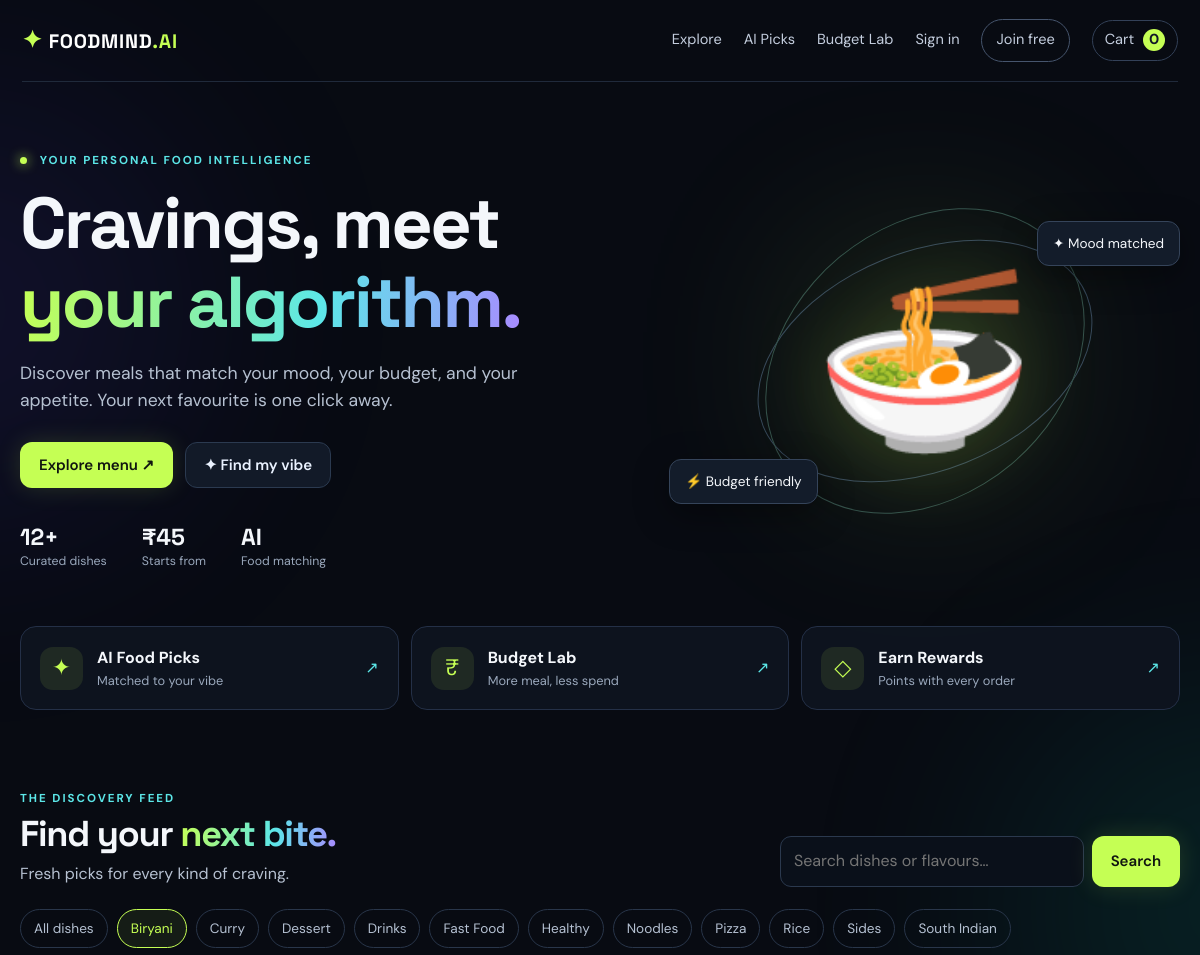
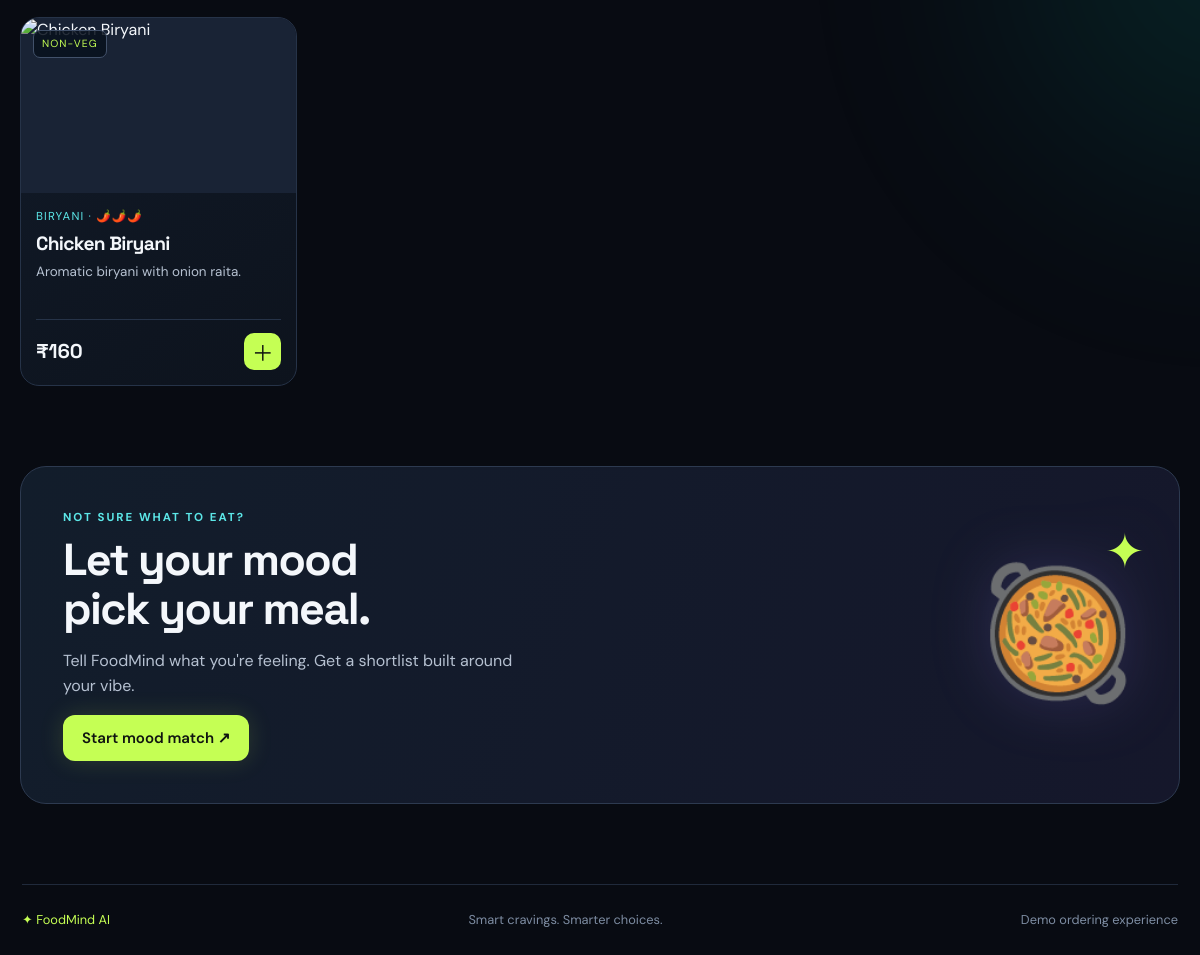
/?category=Biryani&q=, run on the app's committed database (2 pictures, top to bottom).
### tables this page shows
CREATE TABLE foods (
          id INTEGER PRIMARY KEY AUTOINCREMENT, name TEXT NOT NULL,
          description TEXT NOT NULL DEFAULT '', price REAL NOT NULL CHECK(price>=0),
          category TEXT NOT NULL DEFAULT 'Main Course', image_url TEXT NOT NULL DEFAULT '',
          available INTEGER NOT NULL DEFAULT 1, tags TEXT NOT NULL DEFAULT '',
          is_veg INTEGER NOT NULL DEFAULT 1, spice_level INTEGER NOT NULL DEFAULT 1
        );

### app.py (the view)
@app.route("/")
def index():
    q=request.args.get("q","").strip()
    category=request.args.get("category","").strip()
    with get_db() as db:
        cats=[r["category"] for r in db.execute("SELECT DISTINCT category FROM foods WHERE available=1 ORDER BY category")]
        sql="SELECT * FROM foods WHERE available=1"; args=[]
        if q:
            sql+=" AND (name LIKE ? OR description LIKE ? OR tags LIKE ?)"; args += [f"%{q}%"]*3
        if category:
            sql+=" AND category=?"; args.append(category)
        foods=db.execute(sql+" ORDER BY id DESC",args).fetchall()
        recommended=db.execute("SELECT * FROM foods WHERE available=1 ORDER BY RANDOM() LIMIT 4").fetchall()
    return render_template("index.html",foods=foods,categories=cats,search=q,selected_category=category,recommended=recommended)

### app.py (called while the page is built)
def get_db():
    conn = sqlite3.connect(DB_PATH, timeout=20)
    conn.row_factory = sqlite3.Row
    conn.execute("PRAGMA foreign_keys=ON")
    return conn

@app.context_processor
def globals_for_templates():
    cart = session.get("cart", {})
    return {"cart_count":sum(int(v) for v in cart.values()), "current_user":session.get("user_name")}

### templates/index.html
{% extends "base.html" %}{% block title %}FoodMind AI — Discover your next craving{% endblock %}{% block content %}
<section class="hero"><div class="hero-copy"><div class="eyebrow"><span class="pulse"></span> YOUR PERSONAL FOOD INTELLIGENCE</div><h1>Cravings, meet<br><span class="gradient-text">your algorithm.</span></h1><p>Discover meals that match your mood, your budget, and your appetite. Your next favourite is one click away.</p><div class="hero-actions"><a class="btn primary" href="#menu">Explore menu ↗</a><a class="btn ghost" href="{{ url_for('recommendations') }}">✦ Find my vibe</a></div><div class="hero-metrics"><div><strong>12+</strong><small>Curated dishes</small></div><div><strong>₹45</strong><small>Starts from</small></div><div><strong>AI</strong><small>Food matching</small></div></div></div>
<div class="hero-art"><div class="orbit orbit-one"></div><div class="orbit orbit-two"></div><div class="hero-emoji">🍜</div><div class="float-chip chip-top">✦ Mood matched</div><div class="float-chip chip-bottom">⚡ Budget friendly</div><div class="art-glow"></div></div></section>
<section class="feature-strip"><a href="{{ url_for('recommendations') }}"><span>✦</span><div><b>AI Food Picks</b><small>Matched to your vibe</small></div><i>↗</i></a><a href="{{ url_for('budget') }}"><span>₹</span><div><b>Budget Lab</b><small>More meal, less spend</small></div><i>↗</i></a><a href="{{ url_for('rewards') }}"><span>◇</span><div><b>Earn Rewards</b><small>Points with every order</small></div><i>↗</i></a></section>
<section id="menu" class="section-head"><div><div class="eyebrow">THE DISCOVERY FEED</div><h2>Find your <span class="gradient-text">next bite.</span></h2><p>Fresh picks for every kind of craving.</p></div><form class="search-form" method="get"><input name="q" value="{{ search }}" placeholder="Search dishes or flavours…"><button class="btn primary">Search</button></form></section>
<div class="filters"><a class="{% if not selected_category %}active{% endif %}" href="{{ url_for('index',q=search) }}">All dishes</a>{% for c in categories %}<a class="{% if selected_category==c %}active{% endif %}" href="{{ url_for('index',category=c,q=search) }}">{{ c }}</a>{% endfor %}</div>
<div class="food-grid">{% for f in foods %}<article class="food-card"><div class="food-image">{% if f.image_url %}<img src="{{ f.image_url }}" alt="{{ f.name }}" loading="lazy">{% else %}<div class="placeholder-food">🍽️</div>{% endif %}<span class="food-tag">{{ 'VEG' if f.is_veg else 'NON-VEG' }}</span></div><div class="food-info"><div class="food-category">{{ f.category }} · {{ '🌶️' * f.spice_level }}</div><h3>{{ f.name }}</h3><p>{{ f.description }}</p><div class="food-bottom"><strong>₹{{ '%.0f'|format(f.price) }}</strong><form method="post" action="{{ url_for('add_to_cart',food_id=f.id) }}"><button class="add-btn" aria-label="Add {{ f.name }}">＋</button></form></div></div></article>{% else %}<p>No dishes found. Try another search.</p>{% endfor %}</div>
<section class="recommend-banner"><div><div class="eyebrow">NOT SURE WHAT TO EAT?</div><h2>Let your mood<br>pick your meal.</h2><p>Tell FoodMind what you're feeling. Get a shortlist built around your vibe.</p><a class="btn primary" href="{{ url_for('recommendations') }}">Start mood match ↗</a></div><div class="banner-emoji">🥘<span>✦</span></div></section>
{% endblock %}

### data on the page
foods: category "Curry"
foods: category "Dessert"
foods: category "Drinks"
foods: category "Fast Food"
foods: category "Healthy"
foods: category "Noodles"
foods: category "Pizza"
foods: category "Rice"
foods: category "Sides"
foods: is_veg "NON-VEG", category "BIRYANI", spice_level "🌶️🌶️🌶️", name "Chicken Biryani", description "Aromatic biryani with onion raita.", price "160"

### other printed values
{{ cart_count }} "0"
{{ c }} "Biryani" "South Indian"
